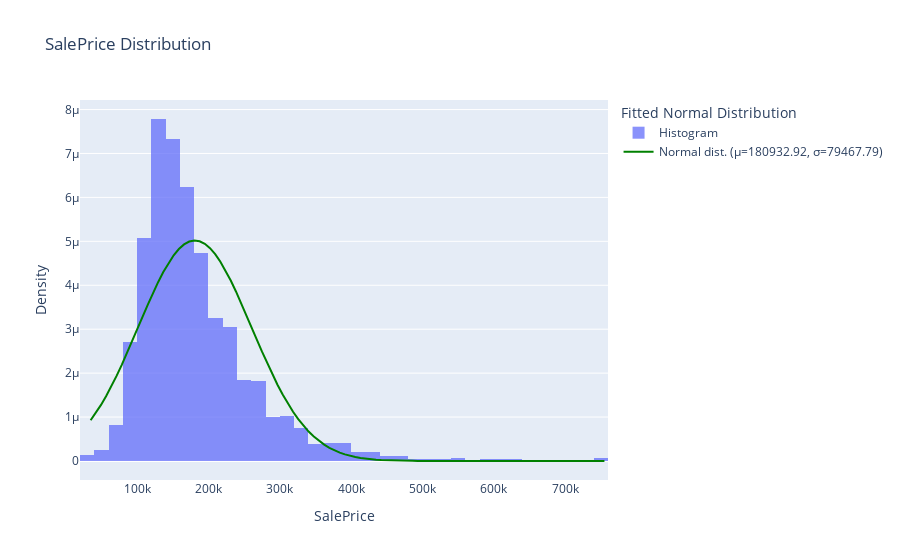
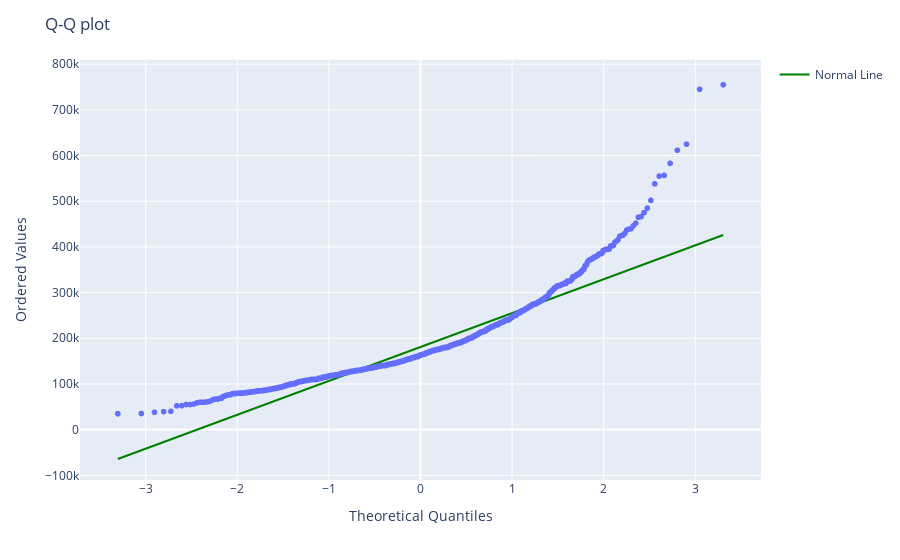

The code cell stored with these charts, in order, in its notebook:
### Markdown cell above
### Explore the Dependent Variable

**SalePrice** is the variable we need to predict. So, let's do some analysis on this variabel first.
- Should it be normalized?
- How to normalized the dependent variable?

### Code cell
# Fit a normal distribution to the SalePrice data
mu, sigma = stats.norm.fit(y_train)

# Create a histogram of the SalePrice column
hist_data = go.Histogram(x=y_train,
                         nbinsx=50,
                         name="Histogram",
                         opacity=0.75,
                         histnorm='probability density')

# Calculate the normal distribution based on the fitted parameters
x_norm = np.linspace(y_train.min(), y_train.max(), 100)
y_norm = stats.norm.pdf(x_norm, mu, sigma)

# Create the normal distribution overlay
norm_data = go.Scatter(x=x_norm, y=y_norm, mode="lines",
                       name=f"Normal dist. (μ={mu:.2f}, σ={sigma:.2f})", line=dict(color="green"))

# Combine the histogram and the overlay
fig = go.Figure(data=[hist_data, norm_data])

# Set the layout for the plot
fig.update_layout(title="SalePrice Distribution",
                  xaxis_title="SalePrice",
                  yaxis_title="Density",
                  legend_title_text="Fitted Normal Distribution")

# Create a Q-Q plot
qq_data = stats.probplot(y_train, dist="norm")
qq_fig = px.scatter(x=qq_data[0][0],
                    y=qq_data[0][1],
                    labels={'x': 'Theoretical Quantiles', 'y': 'Ordered Values'})
qq_fig.update_layout(title="Q-Q plot")

# Calculate the line of the best fit
slope, intercept, r_value, p_value, std_err = stats.linregress(qq_data[0][0], qq_data[0][1])
line_x = np.array(qq_data[0][0])
line_y = intercept + slope * line_x

# Add the line of the best fit to the Q-Q plot
line_data = go.Scatter(x=line_x, y=line_y,
                       mode="lines",
                       name="Normal Line",
                       line=dict(color="green"))

# Update the Q-Q plot with the normal line
qq_fig.add_trace(line_data)

# Show the plots
fig.show()
qq_fig.show()

### Figure 1 — Plotly figure (JSON) as saved in the notebook; plotly's stock layout.template omitted (floating-point values rounded to 4 significant figures; data arrays with more than 128 entries replaced by an {"elided": "..."} marker saying what was removed)
{"data": [{"histnorm": "probability density", "name": "Histogram", "nbinsx": 50, "opacity": 0.75, "type": "histogram", "x": {"elided": "1458 int values"}}, {"line": {"color": "green"}, "mode": "lines", "name": "Normal dist. (μ=180932.92, σ=79467.79)", "type": "scatter", "x": [34900.0, 42170.0, 49450.0, 56720.0, 63990.0, 71270.0, 78540.0, 85820.0, 93090.0, 100400.0, 107600.0, 114900.0, 122200.0, 129500.0, 136700.0, 144000.0, 151300.0, 158600.0, 165800.0, 173100.0, 180400.0, 187600.0, 194900.0, 202200.0, 209500.0, 216700.0, 224000.0, 231300.0, 238600.0, 245800.0, 253100.0, 260400.0, 267700.0, 274900.0, 282200.0, 289500.0, 296800.0, 304000.0, 311300.0, 318600.0, 325800.0, 333100.0, 340400.0, 347700.0, 354900.0, 362200.0, 369500.0, 376800.0, 384000.0, 391300.0, 398600.0, 405900.0, 413100.0, 420400.0, 427700.0, 435000.0, 442200.0, 449500.0, 456800.0, 464100.0, 471300.0, 478600.0, 485900.0, 493100.0, 500400.0, 507700.0, 515000.0, 522200.0, 529500.0, 536800.0, 544100.0, 551300.0, 558600.0, 565900.0, 573200.0, 580400.0, 587700.0, 595000.0, 602300.0, 609500.0, 616800.0, 624100.0, 631300.0, 638600.0, 645900.0, 653200.0, 660400.0, 667700.0, 675000.0, 682300.0, 689500.0, 696800.0, 704100.0, 711400.0, 718600.0, 725900.0, 733200.0, 740500.0, 747700.0, 755000.0], "y": [9.278e-07, 1.093e-06, 1.277e-06, 1.48e-06, 1.7e-06, 1.937e-06, 2.189e-06, 2.453e-06, 2.725e-06, 3.003e-06, 3.281e-06, 3.555e-06, 3.82e-06, 4.07e-06, 4.301e-06, 4.506e-06, 4.683e-06, 4.825e-06, 4.93e-06, 4.996e-06, 5.02e-06, 5.002e-06, 4.943e-06, 4.844e-06, 4.707e-06, 4.535e-06, 4.334e-06, 4.107e-06, 3.859e-06, 3.596e-06, 3.323e-06, 3.045e-06, 2.768e-06, 2.494e-06, 2.229e-06, 1.975e-06, 1.736e-06, 1.513e-06, 1.307e-06, 1.12e-06, 9.519e-07, 8.022e-07, 6.704e-07, 5.556e-07, 4.566e-07, 3.721e-07, 3.007e-07, 2.41e-07, 1.915e-07, 1.51e-07, 1.18e-07, 9.143e-08, 7.027e-08, 5.355e-08, 4.047e-08, 3.033e-08, 2.254e-08, 1.662e-08, 1.214e-08, 8.801e-09, 6.326e-09, 4.509e-09, 3.187e-09, 2.233e-09, 1.552e-09, 1.07e-09, 7.312e-10, 4.956e-10, 3.331e-10, 2.22e-10, 1.468e-10, 9.619e-11, 6.252e-11, 4.03e-11, 2.576e-11, 1.633e-11, 1.026e-11, 6.397e-12, 3.954e-12, 2.424e-12, 1.473e-12, 8.88e-13, 5.308e-13, 3.146e-13, 1.849e-13, 1.078e-13, 6.231e-14, 3.572e-14, 2.03e-14, 1.145e-14, 6.398e-15, 3.547e-15, 1.95e-15, 1.063e-15, 5.745e-16, 3.08e-16, 1.637e-16, 8.63e-17, 4.511e-17, 2.339e-17]}], "layout": {"legend": {"title": {"text": "Fitted Normal Distribution"}}, "title": {"text": "SalePrice Distribution"}, "xaxis": {"title": {"text": "SalePrice"}}, "yaxis": {"title": {"text": "Density"}}}}

### Figure 2 — Plotly figure (JSON) as saved in the notebook; plotly's stock layout.template omitted (floating-point values rounded to 4 significant figures; data arrays with more than 128 entries replaced by an {"elided": "..."} marker saying what was removed)
{"data": [{"hovertemplate": "Theoretical Quantiles=%{x}<br>Ordered Values=%{y}<extra></extra>", "legendgroup": "", "marker": {"color": "#636efa", "symbol": "circle"}, "mode": "markers", "name": "", "showlegend": false, "type": "scattergl", "x": {"elided": "1458 float values"}, "xaxis": "x", "y": {"elided": "1458 int values"}, "yaxis": "y"}, {"line": {"color": "green"}, "mode": "lines", "name": "Normal Line", "type": "scatter", "x": {"elided": "1458 float values"}, "y": {"elided": "1458 float values"}}], "layout": {"legend": {"tracegroupgap": 0}, "margin": {"t": 60}, "title": {"text": "Q-Q plot"}, "xaxis": {"anchor": "y", "domain": [0, 1], "title": {"text": "Theoretical Quantiles"}}, "yaxis": {"anchor": "x", "domain": [0, 1], "title": {"text": "Ordered Values"}}}}
